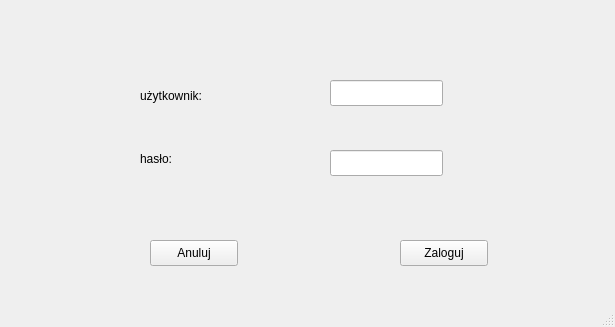
<?xml version="1.0" encoding="UTF-8"?>
<ui version="4.0">
 <class>logInWindow</class>
 <widget class="QMainWindow" name="logInWindow">
  <property name="geometry">
   <rect>
    <x>0</x>
    <y>0</y>
    <width>615</width>
    <height>327</height>
   </rect>
  </property>
  <property name="windowTitle">
   <string>logInWindow</string>
  </property>
  <widget class="QWidget" name="centralwidget">
   <widget class="QPushButton" name="btnZaloguj">
    <property name="geometry">
     <rect>
      <x>400</x>
      <y>240</y>
      <width>88</width>
      <height>26</height>
     </rect>
    </property>
    <property name="text">
     <string>Zaloguj</string>
    </property>
   </widget>
   <widget class="QPushButton" name="btnAnuluj">
    <property name="geometry">
     <rect>
      <x>150</x>
      <y>240</y>
      <width>88</width>
      <height>26</height>
     </rect>
    </property>
    <property name="text">
     <string>Anuluj</string>
    </property>
    <property name="autoDefault">
     <bool>false</bool>
    </property>
   </widget>
   <widget class="QLabel" name="label">
    <property name="geometry">
     <rect>
      <x>140</x>
      <y>80</y>
      <width>91</width>
      <height>31</height>
     </rect>
    </property>
    <property name="text">
     <string>użytkownik:</string>
    </property>
   </widget>
   <widget class="QLabel" name="label_2">
    <property name="geometry">
     <rect>
      <x>140</x>
      <y>150</y>
      <width>67</width>
      <height>18</height>
     </rect>
    </property>
    <property name="text">
     <string>hasło:</string>
    </property>
   </widget>
   <widget class="QLineEdit" name="txtHaslo">
    <property name="geometry">
     <rect>
      <x>330</x>
      <y>150</y>
      <width>113</width>
      <height>26</height>
     </rect>
    </property>
    <property name="echoMode">
     <enum>QLineEdit::Password</enum>
    </property>
   </widget>
   <widget class="QLineEdit" name="txtUzytkownik">
    <property name="geometry">
     <rect>
      <x>330</x>
      <y>80</y>
      <width>113</width>
      <height>26</height>
     </rect>
    </property>
   </widget>
  </widget>
  <widget class="QStatusBar" name="statusbar"/>
 </widget>
 <resources/>
 <connections>
  <connection>
   <sender>btnAnuluj</sender>
   <signal>clicked()</signal>
   <receiver>logInWindow</receiver>
   <slot>close()</slot>
   <hints>
    <hint type="sourcelabel">
     <x>52</x>
     <y>85</y>
    </hint>
    <hint type="destinationlabel">
     <x>399</x>
     <y>299</y>
    </hint>
   </hints>
  </connection>
 </connections>
</ui>
